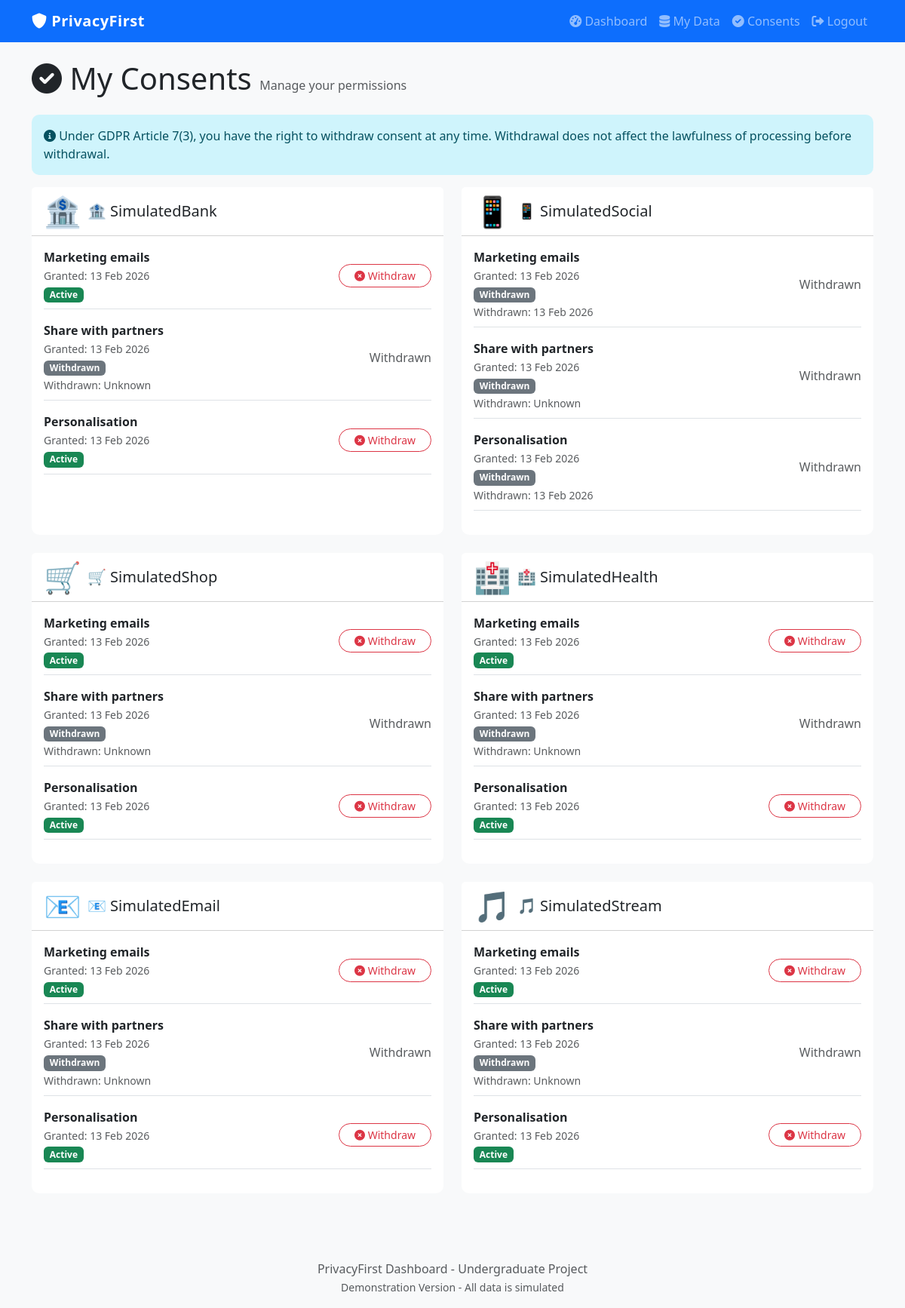
Before: /consents (signed in) with the older database file.
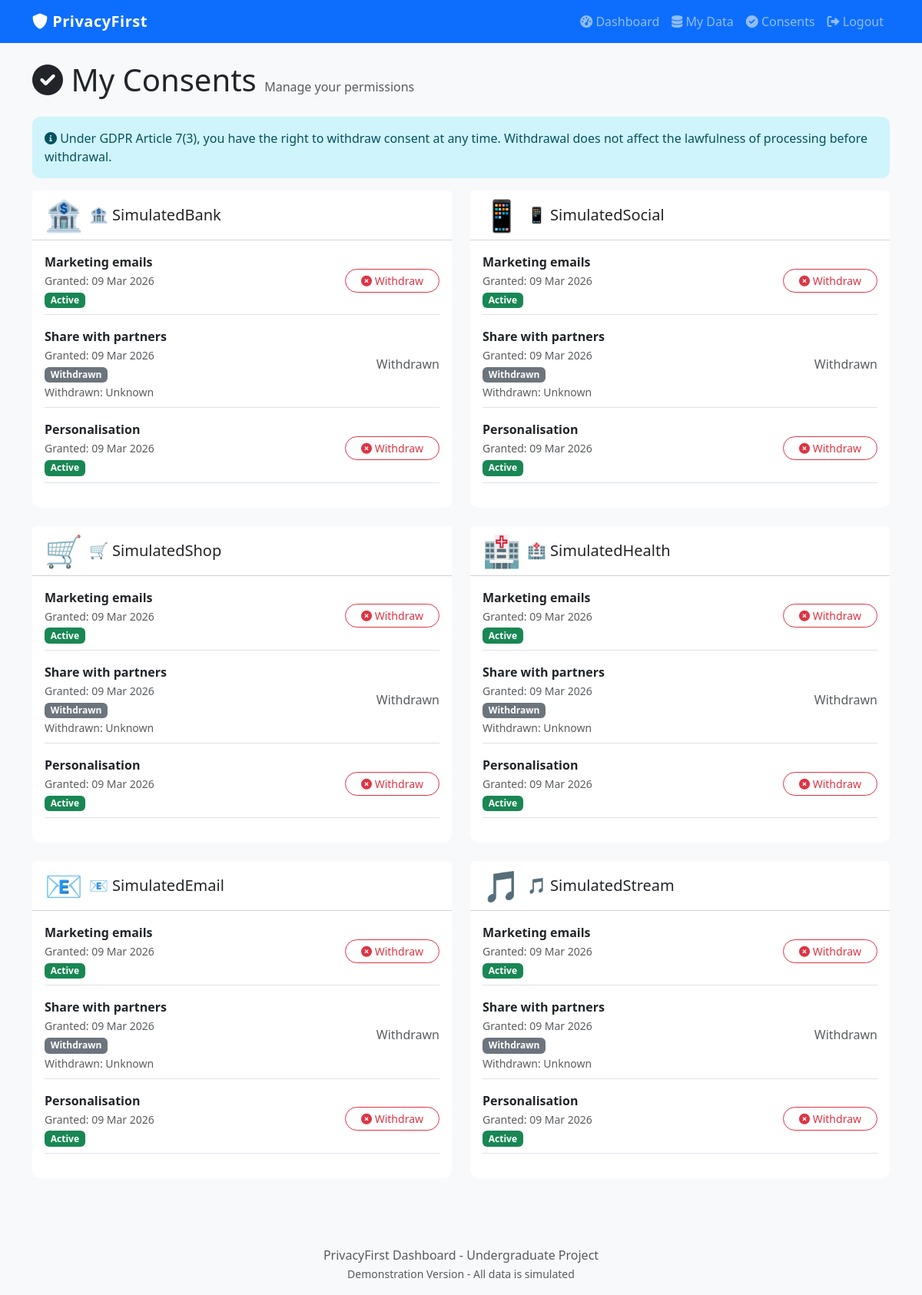
After: the same page with the newer database file.
### database.py (models this page shows)
class Organisation(db.Model):
    id = db.Column(db.Integer, primary_key=True)
    name = db.Column(db.String(100), nullable=False)
    description = db.Column(db.String(500))
    logo = db.Column(db.String(200))  # emoji or icon name
    data_sources = db.relationship('DataSource', backref='organisation', lazy=True)

class Consent(db.Model):
    id = db.Column(db.Integer, primary_key=True)
    user_id = db.Column(db.Integer, db.ForeignKey('user.id'), nullable=False)
    organisation_id = db.Column(db.Integer, db.ForeignKey('organisation.id'), nullable=False)
    purpose = db.Column(db.String(100))   # e.g., "Marketing emails"
    status = db.Column(db.String(20), default='active')  # active, withdrawn
    granted_at = db.Column(db.DateTime, default=datetime.utcnow)
    withdrawn_at = db.Column(db.DateTime, nullable=True)

### app.py (the view)
@app.route('/consents')
@login_required
def consents():
    all_consents = Consent.query.filter_by(user_id=current_user.id).all()
    consents_by_org = {}
    for consent in all_consents:
        org = Organisation.query.get(consent.organisation_id)
        if org.name not in consents_by_org:
            consents_by_org[org.name] = {
                'organisation': org,
                'consents': []
            }
        consents_by_org[org.name]['consents'].append(consent)
    return render_template('consents.html', consents_by_org=consents_by_org)

### app.py (called while the page is built)
@login_manager.user_loader
def load_user(user_id):
    return User.query.get(int(user_id))

### templates/consents.html
{% extends "base.html" %}
{% block content %}
<div class="container mt-4">
    <div class="row">
        <div class="col-12">
            <h1 class="mb-4">
                <i class="fas fa-check-circle"></i> My Consents
                <small class="text-muted fs-6">Manage your permissions</small>
            </h1>
        </div>
    </div>
    <div class="alert alert-info">
        <i class="fas fa-info-circle"></i>
        Under GDPR Article 7(3), you have the right to withdraw consent at any time.
        Withdrawal does not affect the lawfulness of processing before withdrawal.
    </div>
    {% if consents_by_org %}
        <div class="row">
            {% for org_name, org_data in consents_by_org.items() %}
                <div class="col-md-6 mb-4">
                    <div class="card h-100">
                        <div class="card-header bg-white">
                            <div class="d-flex align-items-center">
                                <span class="display-6 me-2">{{ org_data.organisation.logo }}</span>
                                <h5 class="mb-0">{{ org_data.organisation.name }}</h5>
                            </div>
                        </div>
                        <div class="card-body">
                            {% for consent in org_data.consents %}
                                <div class="d-flex justify-content-between align-items-center mb-3 pb-2 border-bottom">
                                    <div>
                                        <strong>{{ consent.purpose }}</strong>
                                        <br>
                                        <small class="text-muted">
                                            Granted: {{ consent.granted_at.strftime('%d %b %Y') }}
                                        </small>
                                        <br>
                                        {% if consent.status == 'active' %}
                                            <span class="badge bg-success">Active</span>
                                        {% else %}
                                            <span class="badge bg-secondary">Withdrawn</span>
                                            <br>
                                            <small class="text-muted">
                                                Withdrawn: {{ consent.withdrawn_at.strftime('%d %b %Y') if consent.withdrawn_at else 'Unknown' }}
                                            </small>
                                        {% endif %}
                                    </div>
                                    <div>
                                        {% if consent.status == 'active' %}
                                            <a href="{{ url_for('withdraw_consent', consent_id=consent.id) }}"
                                               class="btn btn-sm btn-outline-danger"
                                               onclick="return confirm('Are you sure? You can reverse this decision at any time.')">
                                                <i class="fas fa-times-circle"></i> Withdraw
                                            </a>
                                        {% else %}
                                            <span class="text-muted">Withdrawn</span>
                                        {% endif %}
                                    </div>
                                </div>
                            {% endfor %}
                        </div>
                    </div>
                </div>
            {% endfor %}
        </div>
    {% else %}
        <div class="alert alert-warning">
            <i class="fas fa-exclamation-triangle"></i> No consents found.
        </div>
    {% endif %}
</div>
{% endblock %}

### templates/base.html (shortened to what this page needs)
<!DOCTYPE html>
<html lang="en">
<head>
    <link href="https://cdn.jsdelivr.net/npm/bootstrap@5.3.0/dist/css/bootstrap.min.css" rel="stylesheet">
    <link rel="stylesheet" href="https://cdnjs.cloudflare.com/ajax/libs/font-awesome/6.0.0/css/all.min.css">
    <link rel="stylesheet" href="{{ url_for('static', filename='style.css') }}">
</head>
<body>
    <nav class="navbar navbar-expand-lg navbar-dark bg-primary">
        <div class="container">
            <a class="navbar-brand" href="{{ url_for('index') }}">
                <i class="fas fa-shield-alt"></i> PrivacyFirst
            </a>
            <div class="collapse navbar-collapse" id="navbarNav">
                <ul class="navbar-nav ms-auto">
                    {% if current_user.is_authenticated %}
                        <li class="nav-item">
                            <a class="nav-link" href="{{ url_for('dashboard') }}">
                                <i class="fas fa-tachometer-alt"></i> Dashboard
                            </a>
                        </li>
                        <li class="nav-item">
                            <a class="nav-link" href="{{ url_for('mydata') }}">
                                <i class="fas fa-database"></i> My Data
                            </a>
                        </li>
                        <li class="nav-item">
                            <a class="nav-link" href="{{ url_for('consents') }}">
                                <i class="fas fa-check-circle"></i> Consents
                            </a>
                        </li>
                        <li class="nav-item">
                            <a class="nav-link" href="{{ url_for('logout') }}">
                                <i class="fas fa-sign-out-alt"></i> Logout
                            </a>
                        </li>
                    {% endif %}
                </ul>
            </div>
        </div>
    </nav>
    <main>
        {% block content %}{% endblock %}
    </main>
    <footer class="bg-light text-center text-muted py-3 mt-5">
        <div class="container">
            <p class="mb-0">PrivacyFirst Dashboard - Undergraduate Project</p>
            <small>Demonstration Version - All data is simulated</small>
        </div>
    </footer>
</body>
</html>

### static/style.css (style rules this page uses)
body { background-color: #f8f9fa; font-family: 'Segoe UI', Tahoma, Geneva, Verdana, sans-serif; }
.navbar-brand { font-weight: 600; letter-spacing: 0.5px; }
.card { border-radius: 10px; border: none; transition: transform 0.2s; }
.btn { border-radius: 25px; padding-left: 20px; padding-right: 20px; }
.alert { border-radius: 10px; border: none; }

Changed rows visible on the page:
changed Consent (number 1 of 18 on the later page): granted_at "13 Feb 2026" → "09 Mar 2026"
changed Consent (number 2 of 18 on the later page): granted_at "13 Feb 2026" → "09 Mar 2026"
changed Consent (number 3 of 18 on the later page): granted_at "13 Feb 2026" → "09 Mar 2026"
changed Consent (number 4 of 18 on the later page): granted_at "13 Feb 2026" → "09 Mar 2026"; withdrawn_at "13 Feb 2026" → (not shown); status "Withdrawn Withdrawn: Withdrawn" → "Active Withdraw"
changed Consent (number 5 of 18 on the later page): granted_at "13 Feb 2026" → "09 Mar 2026"
changed Consent (number 6 of 18 on the later page): granted_at "13 Feb 2026" → "09 Mar 2026"; withdrawn_at "13 Feb 2026" → (not shown); status "Withdrawn Withdrawn: Withdrawn" → "Active Withdraw"
changed Consent (number 7 of 18 on the later page): granted_at "13 Feb 2026" → "09 Mar 2026"
changed Consent (number 8 of 18 on the later page): granted_at "13 Feb 2026" → "09 Mar 2026"
changed Consent (number 9 of 18 on the later page): granted_at "13 Feb 2026" → "09 Mar 2026"
changed Consent (number 10 of 18 on the later page): granted_at "13 Feb 2026" → "09 Mar 2026"
changed Consent (number 11 of 18 on the later page): granted_at "13 Feb 2026" → "09 Mar 2026"
changed Consent (number 12 of 18 on the later page): granted_at "13 Feb 2026" → "09 Mar 2026"
changed Consent (number 13 of 18 on the later page): granted_at "13 Feb 2026" → "09 Mar 2026"
changed Consent (number 14 of 18 on the later page): granted_at "13 Feb 2026" → "09 Mar 2026"
changed Consent (number 15 of 18 on the later page): granted_at "13 Feb 2026" → "09 Mar 2026"
changed Consent (number 16 of 18 on the later page): granted_at "13 Feb 2026" → "09 Mar 2026"
changed Consent (number 17 of 18 on the later page): granted_at "13 Feb 2026" → "09 Mar 2026"
changed Consent (number 18 of 18 on the later page): granted_at "13 Feb 2026" → "09 Mar 2026"
